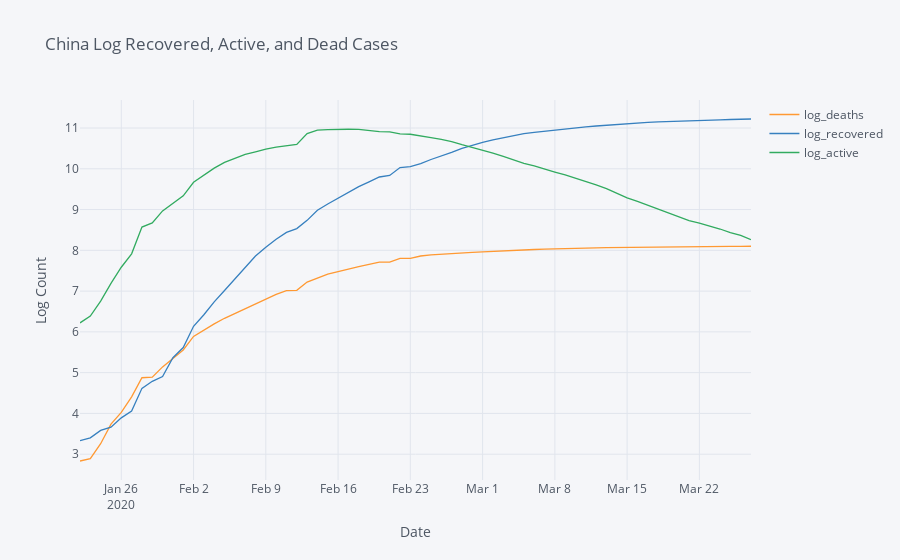

Source (notebook cell):
### Code cell
reduced_china = groupByDay(china)



reduced_china[['log_deaths','log_recovered','log_active']].iplot(mode = "lines",title = "China Log Recovered, Active, and Dead Cases",xTitle = "Date",
                    yTitle= "Log Count")
